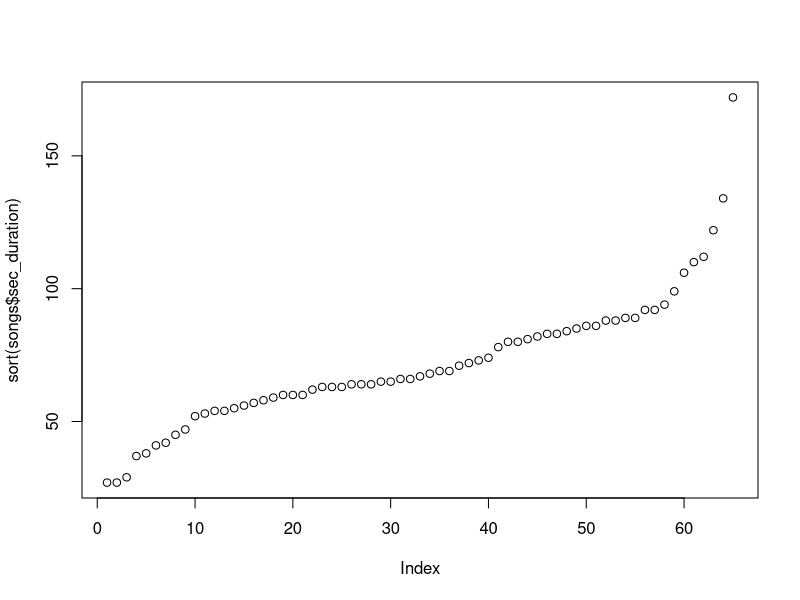

The R source for this figure:
## ---- chunk 1
# ...like this.
## ---- chunk 2
library(tidyverse)
songs <- read_csv("data/fight-songs.csv")  # Load a dataset
plot( sort( songs$sec_duration ) )         # Plot in ascending order
## ---- chunk 3

# This script compares the required packages with what's installed.
# If any required packages are not installed, it installs them and their dependencies.
list.of.packages = c("shiny", "tidyverse", "readr", "plotly", "shinythemes", "lme4", "rsconnect")
new.packages <- list.of.packages[!(list.of.packages %in% installed.packages()[,"Package"])]
if(length(new.packages)) install.packages(new.packages, dependencies = TRUE)

